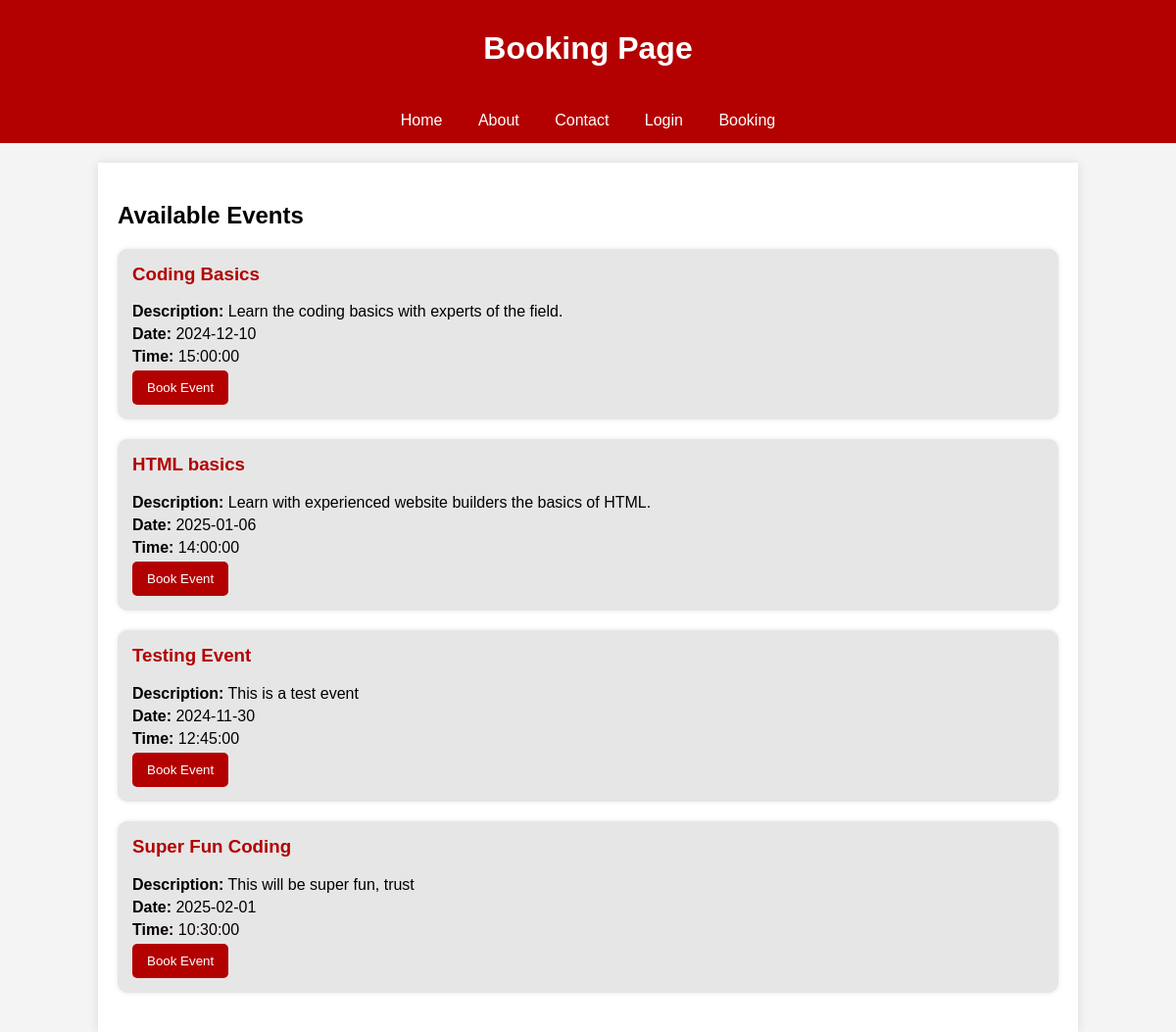
The app's page /booking (signed in), older data.
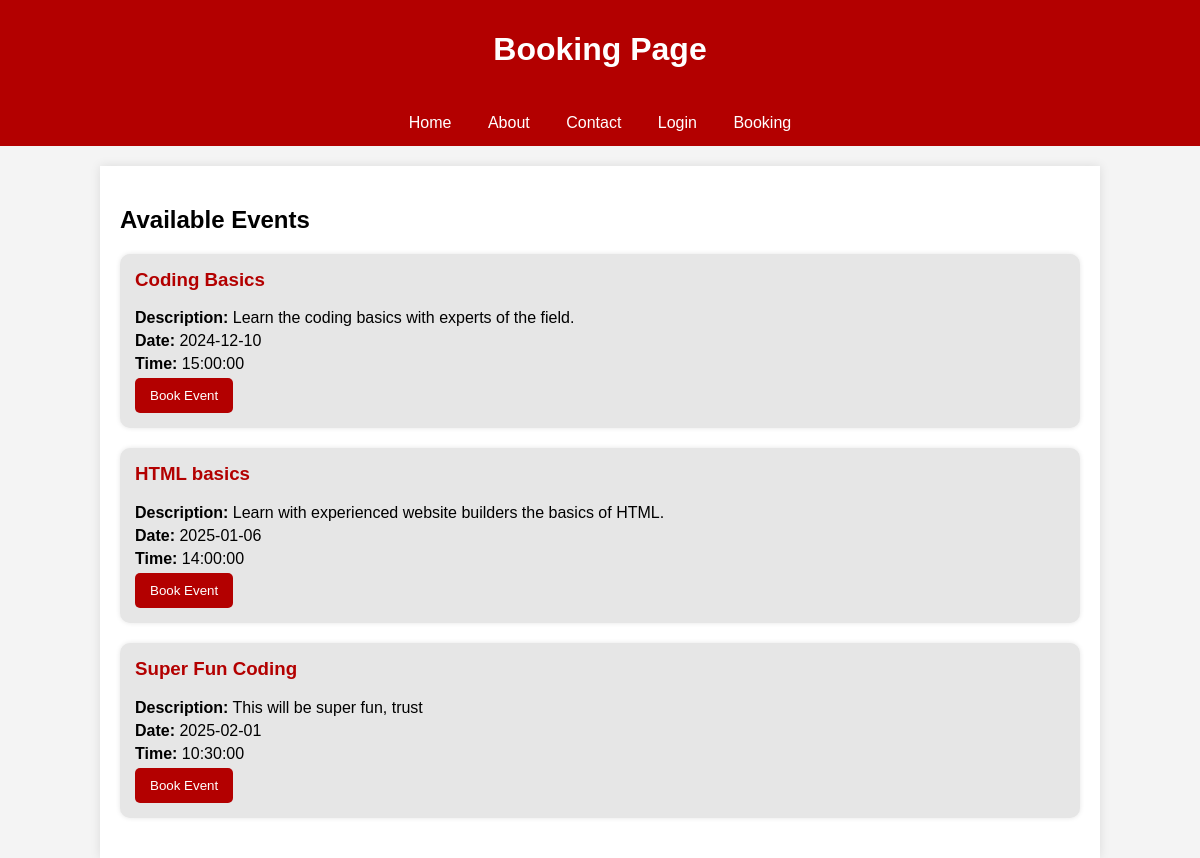
The same page, newer data.
### app.py (models this page shows, shortened)
class Event(db.Model):
    id = db.Column(db.Integer, primary_key=True)
    name = db.Column(db.String(100), nullable=False)
    description = db.Column(db.Text, nullable=False)
    date = db.Column(db.Date, nullable=False)
    time = db.Column(db.Time, nullable=False)

### app.py (the view, shortened to what this page needs)
@app.route('/booking', methods=['GET', 'POST'])
@login_required
def booking():
    events = Event.query.all()
    return render_template('booking.html', events=events)

### app.py (called while the page is built)
@login_manager.user_loader
def load_user(user_id):
    return Login.query.get(int(user_id))

### templates/booking.html (shortened to what this page needs)
<!DOCTYPE html>
<html lang="en">
<head>
    <link rel="stylesheet" type="text/css" href="{{ url_for('static', filename='booking.css') }}">
</head>
<body>
    <header>
        <h1>Booking Page</h1>
    </header>
    <div class="navbar">
        <a href="{{ url_for('home') }}">Home</a>
        <a href="{{ url_for('about') }}">About</a>
        <a href="{{ url_for('contact') }}">Contact</a>
        <a href="{{ url_for('login') }}">Login</a>
        <a href="{{ url_for('booking') }}">Booking</a>
    </div>
    <div class="container">
        <h2>Available Events</h2>
        {% for event in events %}
        <div class="event">
            <h3>{{ event.name }}</h3>
            <p><strong>Description:</strong> {{ event.description }}</p>
            <p><strong>Date:</strong> {{ event.date }}</p>
            <p><strong>Time:</strong> {{ event.time }}</p>
            <form method="post">
                <button type="submit">Book Event</button>
            </form>
        </div>
        {% endfor %}
    </div>
</body>
</html>

Row changes from the older to the newer data that the page shows:
removed Event: name "Testing Event", description "This is a test event", date "2024-11-30", time "12:45:00"
